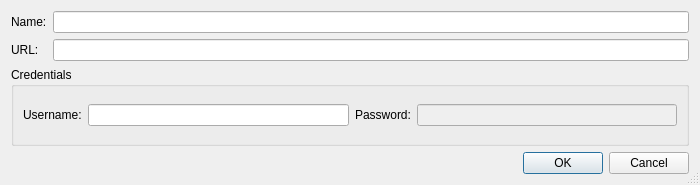
<?xml version="1.0" encoding="UTF-8"?>
<ui version="4.0">
 <class>GitRemoteCredentialsDialog</class>
 <widget class="QDialog" name="GitRemoteCredentialsDialog">
  <property name="geometry">
   <rect>
    <x>0</x>
    <y>0</y>
    <width>700</width>
    <height>185</height>
   </rect>
  </property>
  <property name="windowTitle">
   <string>Git Remote Credentials</string>
  </property>
  <property name="sizeGripEnabled">
   <bool>true</bool>
  </property>
  <layout class="QGridLayout" name="gridLayout">
   <item row="0" column="0">
    <widget class="QLabel" name="label">
     <property name="text">
      <string>Name:</string>
     </property>
    </widget>
   </item>
   <item row="0" column="1">
    <widget class="QLineEdit" name="nameEdit">
     <property name="toolTip">
      <string/>
     </property>
     <property name="readOnly">
      <bool>true</bool>
     </property>
    </widget>
   </item>
   <item row="1" column="0">
    <widget class="QLabel" name="label_2">
     <property name="text">
      <string>URL:</string>
     </property>
    </widget>
   </item>
   <item row="1" column="1">
    <widget class="QLineEdit" name="urlEdit">
     <property name="toolTip">
      <string/>
     </property>
     <property name="readOnly">
      <bool>true</bool>
     </property>
    </widget>
   </item>
   <item row="2" column="0" colspan="2">
    <widget class="QGroupBox" name="groupBox">
     <property name="title">
      <string>Credentials</string>
     </property>
     <layout class="QHBoxLayout" name="horizontalLayout">
      <item>
       <widget class="QLabel" name="label_3">
        <property name="text">
         <string>Username:</string>
        </property>
       </widget>
      </item>
      <item>
       <widget class="QLineEdit" name="userEdit">
        <property name="toolTip">
         <string>Enter the user name for the remote repository</string>
        </property>
       </widget>
      </item>
      <item>
       <widget class="QLabel" name="label_4">
        <property name="text">
         <string>Password:</string>
        </property>
       </widget>
      </item>
      <item>
       <widget class="QLineEdit" name="passwordEdit">
        <property name="enabled">
         <bool>false</bool>
        </property>
        <property name="toolTip">
         <string>Enter the password for the remote repository</string>
        </property>
       </widget>
      </item>
     </layout>
    </widget>
   </item>
   <item row="3" column="0" colspan="2">
    <widget class="QDialogButtonBox" name="buttonBox">
     <property name="orientation">
      <enum>Qt::Horizontal</enum>
     </property>
     <property name="standardButtons">
      <set>QDialogButtonBox::Cancel|QDialogButtonBox::Ok</set>
     </property>
    </widget>
   </item>
  </layout>
 </widget>
 <resources/>
 <connections>
  <connection>
   <sender>buttonBox</sender>
   <signal>accepted()</signal>
   <receiver>GitRemoteCredentialsDialog</receiver>
   <slot>accept()</slot>
   <hints>
    <hint type="sourcelabel">
     <x>248</x>
     <y>254</y>
    </hint>
    <hint type="destinationlabel">
     <x>157</x>
     <y>274</y>
    </hint>
   </hints>
  </connection>
  <connection>
   <sender>buttonBox</sender>
   <signal>rejected()</signal>
   <receiver>GitRemoteCredentialsDialog</receiver>
   <slot>reject()</slot>
   <hints>
    <hint type="sourcelabel">
     <x>316</x>
     <y>260</y>
    </hint>
    <hint type="destinationlabel">
     <x>286</x>
     <y>274</y>
    </hint>
   </hints>
  </connection>
 </connections>
</ui>
